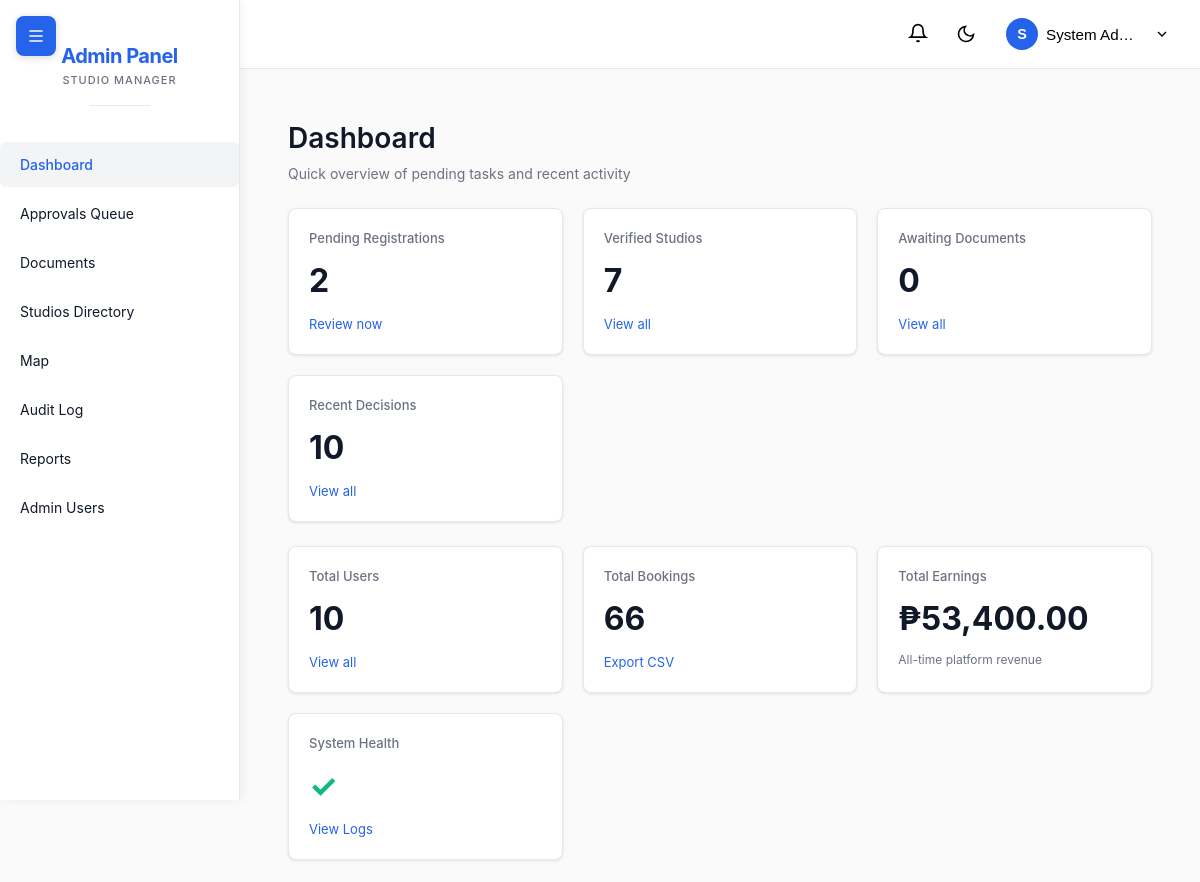
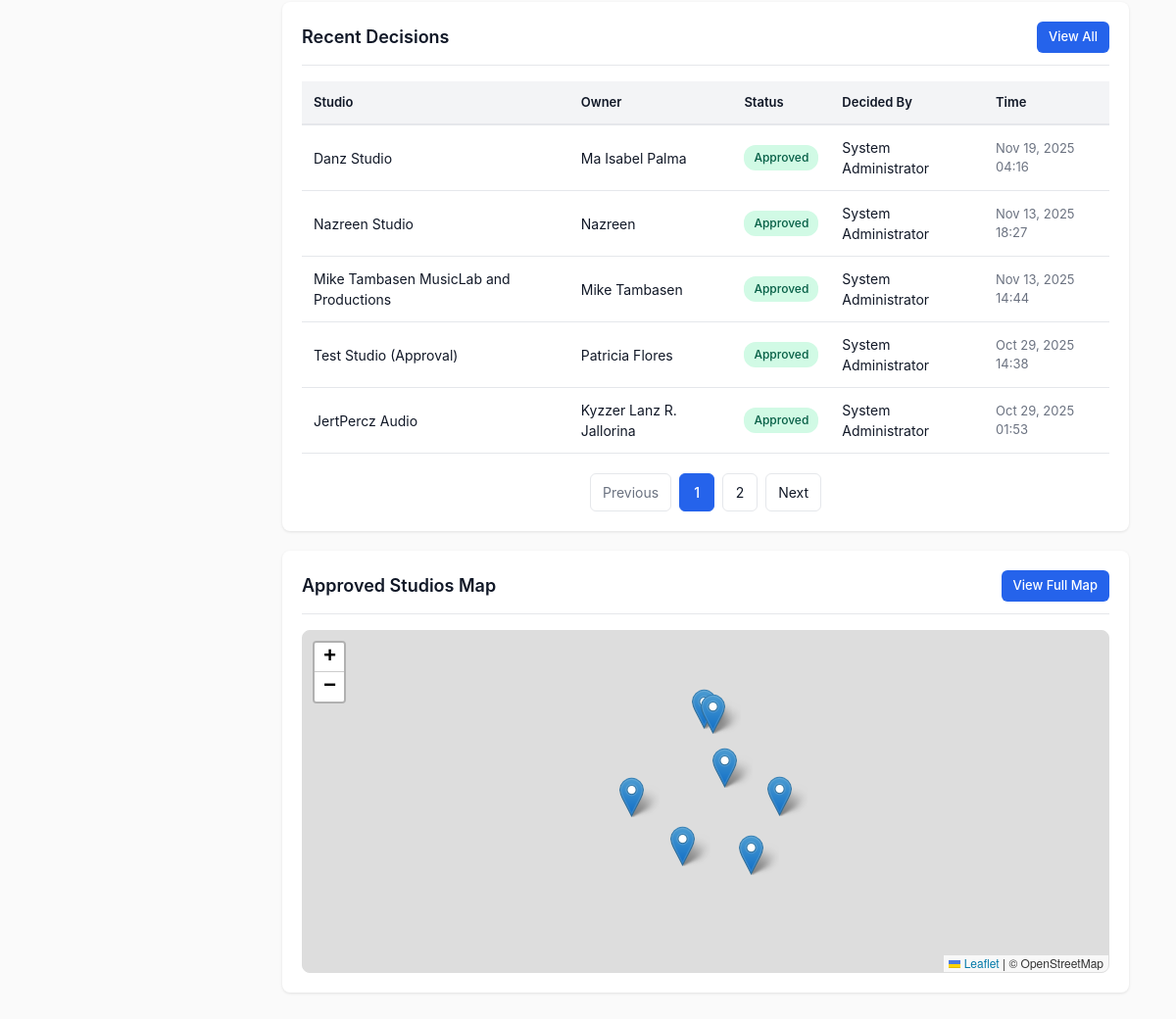
/admin/php/dashboard.php (signed in), run on the app's committed database (2 pictures, top to bottom).
### tables this page shows
CREATE TABLE IF NOT EXISTS `studio_registrations` (
  `registration_id` int(11) NOT NULL AUTO_INCREMENT,
  `studio_id` int(11) DEFAULT NULL,
  `business_name` varchar(255) NOT NULL,
  `owner_name` varchar(255) NOT NULL,
  `owner_email` varchar(255) NOT NULL,
  `owner_phone` varchar(20) NOT NULL,
  `business_address` text NOT NULL,
  `business_type` enum('recording_studio','rehearsal_space','production_house','multi_purpose') NOT NULL,
  `plan_id` int(11) NOT NULL,
  `subscription_duration` enum('monthly','yearly') NOT NULL,
  `registration_status` enum('pending','approved_pending_payment','approved','rejected','requires_info','payment_expired','payment_submitted') DEFAULT 'pending',
  `admin_notes` text DEFAULT NULL,
  `rejection_reason` text DEFAULT NULL,
  `reviewed_by` int(11) DEFAULT NULL,
  `reviewed_at` datetime DEFAULT NULL,
  `approved_by` int(11) DEFAULT NULL,
  `approved_at` datetime DEFAULT NULL,
  `submitted_at` timestamp NULL DEFAULT current_timestamp(),
  `updated_at` timestamp NULL DEFAULT current_timestamp() ON UPDATE current_timestamp(),
  PRIMARY KEY (`registration_id`),
  KEY `owner_email` (`owner_email`),
  KEY `registration_status` (`registration_status`),
  KEY `fk_approved_by` (`approved_by`),
  KEY `fk_plan_id` (`plan_id`),
  KEY `fk_studio_id` (`studio_id`),
  CONSTRAINT `fk_approved_by` FOREIGN KEY (`approved_by`) REFERENCES `admin_users` (`admin_id`),
  CONSTRAINT `fk_plan_id` FOREIGN KEY (`plan_id`) REFERENCES `subscription_plans` (`plan_id`),
  CONSTRAINT `fk_studio_id` FOREIGN KEY (`studio_id`) REFERENCES `studios` (`StudioID`) ON DELETE NO ACTION ON UPDATE NO ACTION
);

### admin/php/config/database.php (called while the page is built)
<?php
class Database {
    private static $instance = null;
    private $pdo;
    private function __construct() {
        $host = getenv('MYSQL_HOST') ?: 'localhost';
        $port = getenv('MYSQL_PORT') ?: '3306';
        $dbname = getenv('MYSQL_DATABASE') ?: 'museek';
        $user = getenv('MYSQL_USER') ?: 'root';
        $password = getenv('MYSQL_PASSWORD') ?: '';
        $dsn = "mysql:host=$host;port=$port;dbname=$dbname;charset=utf8mb4";
        try {
            $this->pdo = new PDO($dsn, $user, $password, [
                PDO::ATTR_ERRMODE => PDO::ERRMODE_EXCEPTION,
                PDO::ATTR_DEFAULT_FETCH_MODE => PDO::FETCH_ASSOC,
                PDO::ATTR_EMULATE_PREPARES => false
            ]);
        } catch (PDOException $e) {
            die("Database connection failed: " . $e->getMessage());
        }
    }
    public static function getInstance() {
        if (self::$instance === null) {
            self::$instance = new self();
        }
        return self::$instance;
    }
    public function getConnection() {
        return $this->pdo;
    }
}

### admin/php/models/Registration.php (called while the page is built, shortened)
<?php
require_once __DIR__ . '/../config/database.php';
class Registration {
    private $db;
    public function __construct() {
        $this->db = Database::getInstance()->getConnection();
    }
    public function getPendingCount() {
        $stmt = $this->db->prepare("SELECT COUNT(*) as count FROM studio_registrations WHERE registration_status = 'pending'");
        $stmt->execute();
        return $stmt->fetch()['count'];
    }
    public function getRecentDecisions($limit = 5, $offset = 0) {
        $sql = "
            SELECT
                sr.registration_id,
                sr.business_name,
                sr.owner_name,
                sr.registration_status,
                sr.approved_at,
                au.full_name as admin_name
            FROM studio_registrations sr
            LEFT JOIN admin_users au ON sr.approved_by = au.admin_id
            WHERE sr.registration_status IN ('approved', 'rejected')
            ORDER BY sr.approved_at DESC
            LIMIT ? OFFSET ?
        ";
        $stmt = $this->db->prepare($sql);
        $stmt->bindValue(1, $limit, PDO::PARAM_INT);
        $stmt->bindValue(2, $offset, PDO::PARAM_INT);
        $stmt->execute();
        return $stmt->fetchAll(PDO::FETCH_ASSOC);
    }
}

### admin/php/dashboard.php (the view, shortened to what this page needs)
<?php
require_once __DIR__ . '/config/database.php';
require_once __DIR__ . '/models/Registration.php';
$registration = new Registration();
$pendingCount = $registration->getPendingCount();
$db = Database::getInstance()->getConnection();
$stmt = $db->query("
    SELECT COUNT(DISTINCT sr.registration_id) as count
    FROM studio_registrations sr
    LEFT JOIN documents d ON sr.registration_id = d.registration_id
    WHERE sr.registration_status = 'pending' AND d.document_id IS NULL
");
$awaitingDocsCount = $stmt->fetch()['count'];
$stmt = $db->query("SELECT COUNT(*) as count FROM studios WHERE approved_by_admin = 1 AND is_active = 1");
$verifiedCount = $stmt->fetch()['count'];
$limit = 5;
$page = max(1, (int)($_GET['dec_page'] ?? 1));
$offset = ($page - 1) * $limit;
$recentDecisions = $registration->getRecentDecisions($limit, $offset);
$countStmt = $db->query("SELECT COUNT(*) FROM studio_registrations WHERE registration_status IN ('approved', 'rejected')");
$totalDecisions = $countStmt->fetchColumn();
$totalPages = max(1, ceil($totalDecisions / $limit));
include __DIR__ . '/views/components/header.php';
?>
<div class="page-header">
    <h1>Dashboard</h1>
    <p>Quick overview of pending tasks and recent activity</p>
</div>
<div class="stats-grid">
    <div class="stat-card">
        <h3>Pending Registrations</h3>
        <div class="stat-value"><?= $pendingCount ?></div>
        <a href="../php/approvals.php">Review now</a>
    </div>
    <div class="stat-card">
        <h3>Verified Studios</h3>
        <div class="stat-value"><?= $verifiedCount ?></div>
        <a href="../php/studios.php?status=approved">View all</a>
    </div>
    <div class="stat-card">
        <h3>Awaiting Documents</h3>
        <div class="stat-value"><?= $awaitingDocsCount ?></div>
        <a href="../php/documents.php?status=awaiting">View all</a>
    </div>
    <div class="stat-card">
        <h3>Recent Decisions</h3>
        <div class="stat-value"><?= $totalDecisions ?></div>
        <a href="../php/approvals.php">View all</a>
    </div>
</div>
<?php
$userStmt = $db->query("SELECT COUNT(*) FROM clients");
$totalUsers = $userStmt->fetchColumn();
$bookingStmt = $db->query("SELECT COUNT(*) FROM bookings");
$totalBookings = $bookingStmt->fetchColumn();
try {
    $earningsStmt = $db->query("SELECT COALESCE(SUM(Amount), 0) as total FROM payment");
    $totalEarnings = $earningsStmt->fetch()['total'];
} catch (Exception $e) {
    $totalEarnings = 0;
}
?>
<div class="stats-grid">
    <div class="stat-card">
        <h3>Total Users</h3>
        <div class="stat-value"><?= number_format($totalUsers) ?></div>
        <a href="../php/users.php">View all</a>
    </div>
    <div class="stat-card">
        <h3>Total Bookings</h3>
        <div class="stat-value"><?= number_format($totalBookings) ?></div>
        <a href="../php/export-bookings.php">Export CSV</a>
    </div>
    <div class="stat-card">
        <h3>Total Earnings</h3>
        <div class="stat-value">₱<?= number_format($totalEarnings, 2) ?></div>
        <p style="font-size: 12px; color: var(--text-muted); margin-top: 8px;">All-time platform revenue</p>
    </div>
    <div class="stat-card">
        <h3>System Health</h3>
        <div class="stat-value" style="color: var(--success);">✓</div>
        <a href="../admin/audit.php">View Logs</a>
    </div>
</div>
<div class="card">
    <div class="card-header flex-between">
        <h2>Recent Decisions</h2>
        <a href="../php/approvals.php" class="btn btn-sm btn-primary">View All</a>
    </div>
    <?php if (empty($recentDecisions)): ?>
        <div class="empty-state">
            <h3>No recent decisions</h3>
            <p>Approved or rejected registrations will appear here</p>
        </div>
    <?php else: ?>
        <div class="table-wrapper">
            <table>
                <thead>
                    <tr><th>Studio</th><th>Owner</th><th>Status</th><th>Decided By</th><th>Time</th></tr>
                </thead>
                <tbody>
                    <?php foreach ($recentDecisions as $decision): ?>
                    <tr>
                        <td><?= htmlspecialchars($decision['business_name']) ?></td>
                        <td><?= htmlspecialchars($decision['owner_name']) ?></td>
                        <td><span class="badge <?= $decision['registration_status'] === 'approved' ? 'badge-success' : 'badge-danger' ?>"><?= ucfirst($decision['registration_status']) ?></span></td>
                        <td><?= htmlspecialchars($decision['admin_name'] ?? 'System') ?></td>
                        <td class="text-muted text-sm"><?= date('M d, Y H:i', strtotime($decision['approved_at'])) ?></td>
                    </tr>
                    <?php endforeach; ?>
                </tbody>
            </table>
        </div>
        <?php if ($totalDecisions > 5): ?>
        <div class="pagination">
            <?php $baseUrl = "?dec_page="; $prev = $page - 1; $next = $page + 1; ?>
            <a href="<?= $baseUrl . max(1, $prev) ?>" class="<?= $page == 1 ? 'disabled' : '' ?>">Previous</a>
            <?php for ($i = 1; $i <= $totalPages; $i++): ?>
                <?php if ($i == 1 || $i == $totalPages || ($i >= $page - 1 && $i <= $page + 1)): ?>
                    <a href="<?= $baseUrl . $i ?>" class="<?= $i == $page ? 'current' : '' ?>"><?= $i ?></a>
                <?php elseif ($i == $page - 2 || $i == $page + 2): ?>
                    <span>...</span>
                <?php endif; ?>
            <?php endfor; ?>
            <a href="<?= $baseUrl . min($totalPages, $next) ?>" class="<?= $page == $totalPages ? 'disabled' : '' ?>">Next</a>
        </div>
        <?php endif; ?>
    <?php endif; ?>
</div>
<div class="card">
    <div class="card-header flex-between">
        <h2>Approved Studios Map</h2>
        <a href="../php/map.php" class="btn btn-sm btn-primary">View Full Map</a>
    </div>
    <div id="dash-map" style="height:350px;border:1px solid #ddd;border-radius:8px;"></div>
    <link rel="stylesheet" href="https://unpkg.com/leaflet@1.9.4/dist/leaflet.css" />
</div>
<?php include __DIR__ . '/views/components/footer.php'; ?>

### admin/php/views/components/header.php (shortened to what this page needs)
<!DOCTYPE html>
<html lang="en">
<head>
    <link rel="stylesheet" href="../css/admin.css">
</head>
<body>
<?php include __DIR__ . '/navbar.php'; ?>
<div class="admin-layout">
    <div class="admin-sidebar" id="sidebar">
        <?php include __DIR__ . '/sidebar.php'; ?>
    </div>
    <div class="admin-content">
        <button class="hamburger" id="hamburger" onclick="toggleSidebar()">
            <svg width="20" height="20" viewBox="0 0 24 24" fill="none" stroke="currentColor" stroke-width="2">
                <path d="M4 6h16M4 12h16M4 18h16"></path>
            </svg>
        </button>
        <div class="content-area">

### admin/php/views/components/navbar.php (shortened to what this page needs)
<?php
$adminName = $_SESSION['admin_name'] ?? 'Admin';
?>
<div class="admin-navbar">
    <div class="navbar-brand">
        <a href="../php/dashboard.php" class="navbar-logo">
        </a>
    </div>
    <div class="navbar-right">
        <div class="navbar-item">
            <button class="icon-btn" id="notifToggle">
                <svg width="20" height="20" viewBox="0 0 24 24" fill="none" stroke="currentColor" stroke-width="2">
                    <path d="M18 8A6 6 0 0 0 6 8c0 7-3 9-3 9h18s-3-2-3-9"></path>
                    <path d="M13.73 21a2 2 0 0 1-3.46 0"></path>
                </svg>
            </button>
        </div>
        <div class="navbar-item">
            <button class="icon-btn" onclick="toggleDarkMode()" title="Toggle Dark Mode">
                <svg id="moon" width="20" height="20" viewBox="0 0 24 24" fill="none" stroke="currentColor" stroke-width="2">
                    <path d="M21 12.79A9 9 0 1 1 11.21 3 7 7 0 0 0 21 12.79z"></path>
                </svg>
            </button>
        </div>
        <div class="navbar-item">
            <div class="user-dropdown">
                <button class="user-toggle" id="userToggle">
                    <div class="user-avatar"><?= strtoupper(substr($adminName, 0, 1)) ?></div>
                    <span class="user-name"><?= htmlspecialchars($adminName) ?></span>
                    <svg class="dropdown-icon" width="16" height="16" viewBox="0 0 24 24" fill="none" stroke="currentColor" stroke-width="2">
                        <polyline points="6 9 12 15 18 9"></polyline>
                    </svg>
                </button>
            </div>
        </div>
    </div>
</div>

### admin/php/views/components/sidebar.php
<?php
$currentPage = basename($_SERVER['PHP_SELF'], '.php');
?>
<aside class="sidebar">
   <div class="sidebar-logo">
    <h2>Admin Panel</h2>
    <span class="subtitle">Studio Manager</span>
</div>
    <nav class="sidebar-nav">
        <a href="../php/dashboard.php" class="<?= $currentPage == 'dashboard' ? 'active' : '' ?>">Dashboard</a>
        <a href="../php/approvals.php" class="<?= $currentPage == 'approvals' ? 'active' : '' ?>">Approvals Queue</a>
        <a href="../php/documents.php" class="<?= $currentPage == 'documents' ? 'active' : '' ?>">Documents</a>
        <a href="../php/studios.php" class="<?= $currentPage == 'studios' ? 'active' : '' ?>">Studios Directory</a>
        <a href="../php/map.php" class="<?= $currentPage == 'map' ? 'active' : '' ?>">Map</a>
        <a href="../php/audit.php" class="<?= $currentPage == 'audit' ? 'active' : '' ?>">Audit Log</a>
        <a href="../php/reports.php" class="<?= $currentPage == 'reports' ? 'active' : '' ?>">Reports</a>
        <a href="../php/admin-users.php" class="<?= $currentPage == 'admin-users' ? 'active' : '' ?>">Admin Users</a>
    </nav>
</aside>

### admin/php/views/components/footer.php (shortened to what this page needs)
        </div>
    </div>
</div>
</body>
</html>

### admin/php/views/components/navbar.php (style rules this page uses)
.admin-navbar { display: flex; justify-content: space-between; align-items: center; padding: 12px 20px; background: var(--card); border-bottom: 1px solid var(--border); position: sticky; top: 0; z-index: 100; }
.navbar-brand { display: flex; align-items: center; gap: 10px; font-weight: 600; color: var(--primary); text-decoration: none; }
.navbar-right { display: flex; align-items: center; gap: 12px; }
.navbar-item { position: relative; }
.icon-btn { background: none; border: none; padding: 8px; border-radius: 8px; cursor: pointer; position: relative; }
.user-toggle { display: flex; align-items: center; gap: 8px; background: none; border: none; padding: 6px 10px; border-radius: 8px; cursor: pointer; font-size: 0.95rem; }
.user-avatar { width: 32px; height: 32px; background: var(--primary); color: white; border-radius: 50%; display: flex; align-items: center; justify-content: center; font-weight: 600; font-size: 0.9rem; }
.user-name { max-width: 100px; overflow: hidden; text-overflow: ellipsis; white-space: nowrap; }
.dropdown-icon { transition: transform 0.2s; }

### data on the page
studio_registrations: business_name "Danz Studio", owner_name "Ma Isabel Palma", registration_status "Approved", approved_by.full_name "System Administrator", approved_at "Nov 19, 2025 04:16"
studio_registrations: business_name "Nazreen Studio", owner_name "Nazreen", registration_status "Approved", approved_by.full_name "System Administrator", approved_at "Nov 13, 2025 18:27"
studio_registrations: business_name "Mike Tambasen MusicLab and Productions", owner_name "Mike Tambasen", registration_status "Approved", approved_by.full_name "System Administrator", approved_at "Nov 13, 2025 14:44"
studio_registrations: business_name "Test Studio (Approval)", owner_name "Patricia Flores", registration_status "Approved", approved_by.full_name "System Administrator", approved_at "Oct 29, 2025 14:38"
studio_registrations: business_name "JertPercz Audio", owner_name "Kyzzer Lanz R. Jallorina", registration_status "Approved", approved_by.full_name "System Administrator", approved_at "Oct 29, 2025 01:53"

### other printed values
substr($adminName, 0, 1) "S"
$adminName "System Ad…"
$pendingCount "2"
$verifiedCount "7"
$awaitingDocsCount "0"
$totalDecisions "10"
$totalUsers "10"
$totalBookings "66"
$totalEarnings "53,400.00"
